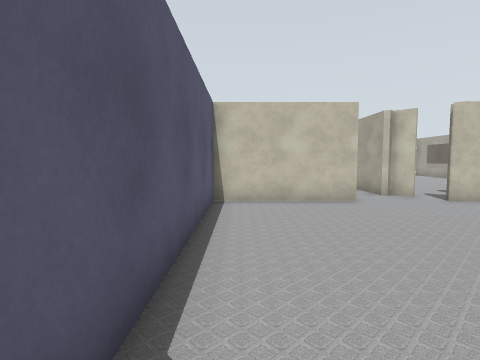
view 1 (above)

18 first-person views from a walk through a world built for the Gazebo simulator. The camera is 1.2 m above the floor, tilts 4° down and sees 80° across. The lines on the ground mark 1 m squares. The floor is counted in squares, 1 m on a side. Each view is taken from the middle of a square. On the plan, view 1 faces up. The plan holds only what a view shows up to about 12 squares ahead; the rest is blank. The place goes on beyond the plan. Some surface patterns are stand-ins.

view 2
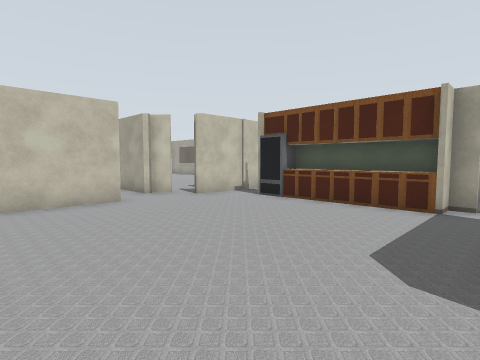

view 3
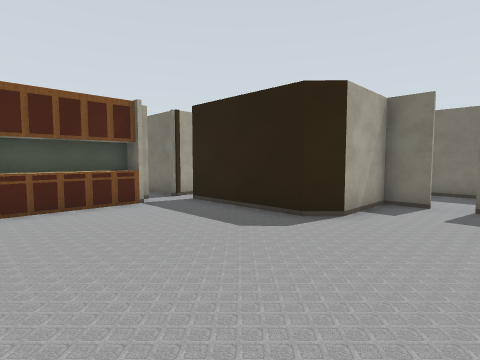

view 4
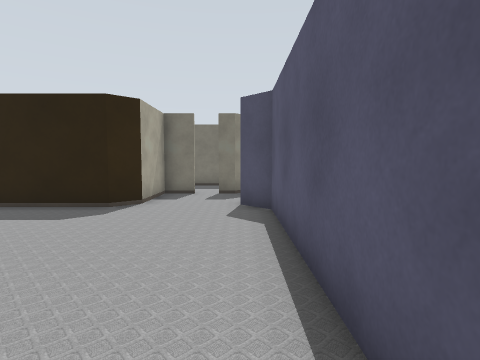

view 5
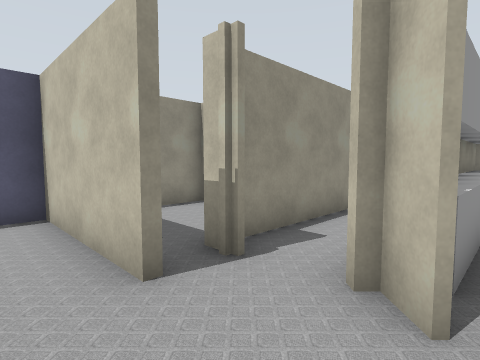

view 6
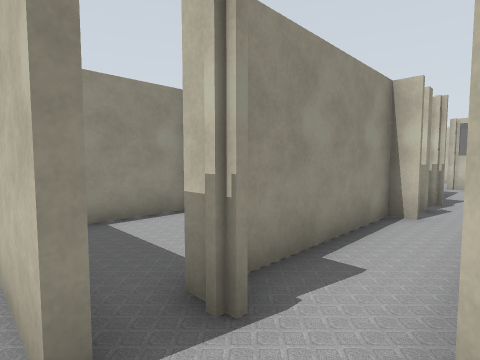

view 7
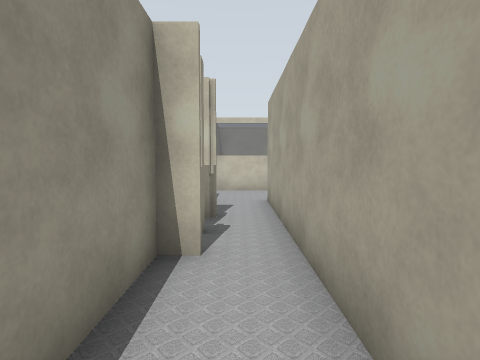

view 8
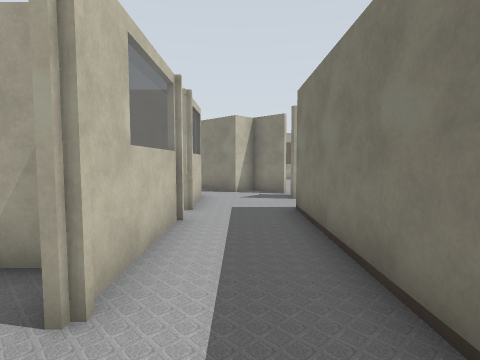

view 9
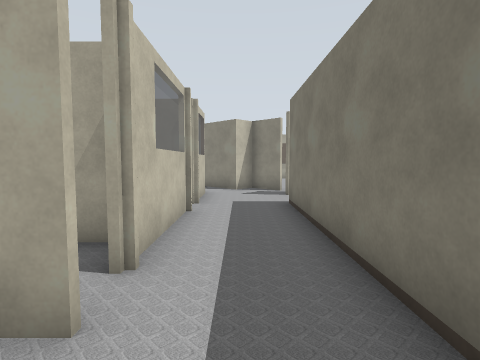

view 10
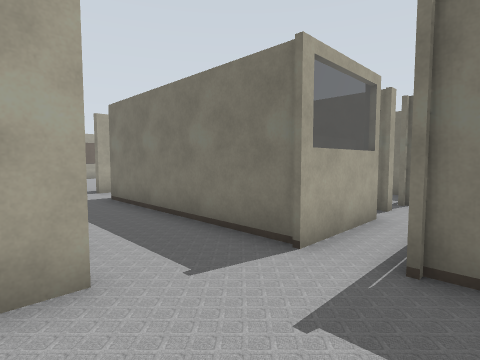

view 11
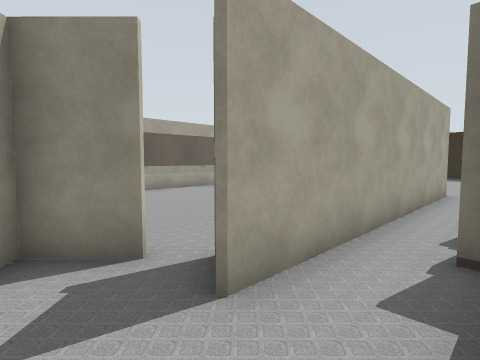

view 12
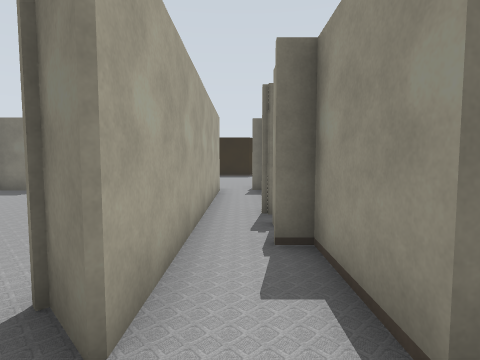

view 13
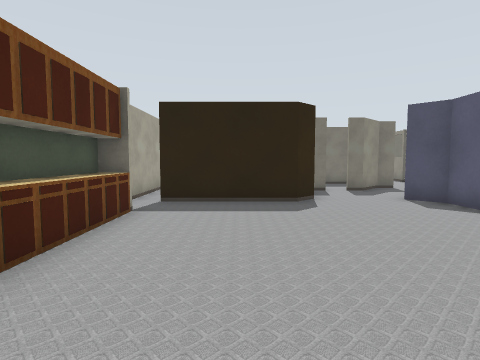

view 14
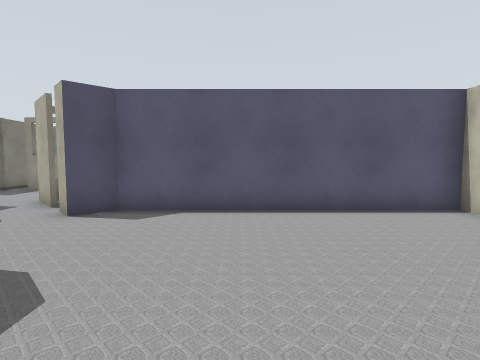

view 15
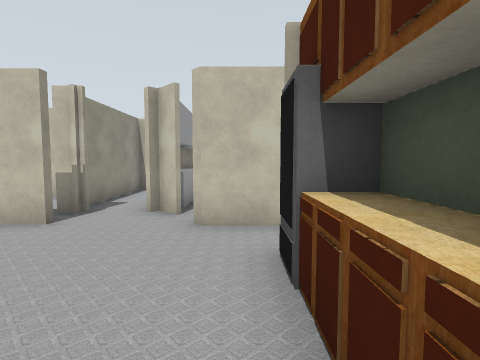

view 16
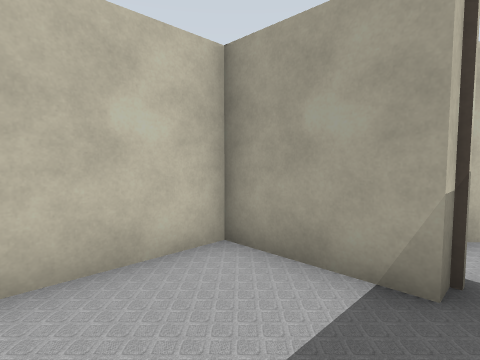

view 17
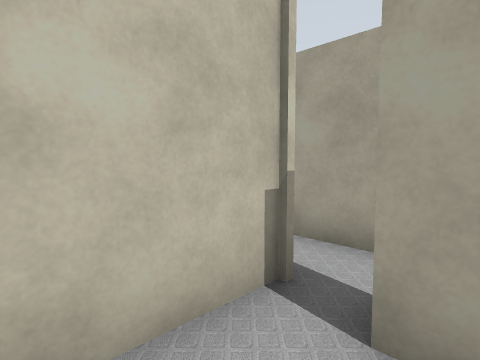

view 18
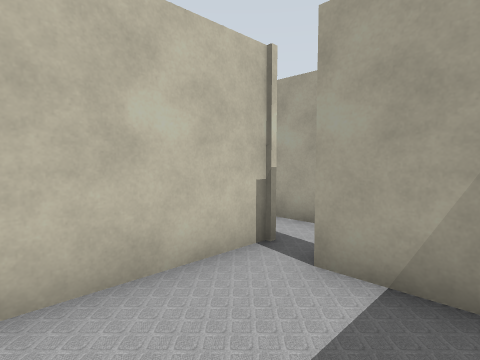

### Floor plan
Ten units are one square. View 1 is at (0, 0); x grows to the right and y downward. Boxes are objects, and circles mark ways between rooms. Rooms are numbered by the first view taken in them; rooms with no view inside come last. Other rooms are left out.
<svg viewBox="-63 -235 158 272">
<path fill="none" stroke="#000" d="M26 9 33 2 74 2M75 -13 75 -68M77 -13 77 -56M35 -83 -9 -83M83 -6 83 -56M-8 -80 -8 -1 0 7 -6 12M15 32 28 32 28 8M2 32 9 32M90 -83 62 -83M36 -169 31 -169M34 -160 34 -157 25 -157M36 -145 30 -145 30 -101M62 -193 73 -205 66 -212M54 -223 28 -223M19 -223 -21 -223M48 -96 48 -195 57 -186M36 -95 28 -95M56 -92 51 -97M-39 -196 30 -196 30 -170 36 -170M-31 -221 -31 -229M-58 -196 -51 -196M28 -95 28 -119M29 -122 -8 -122 -8 -80M25 -157 1 -157M28 -119 28 -148"/>
<circle cx="40" cy="-80" r="3" fill="#2a7"/>
<circle cx="-30" cy="-210" r="3" fill="#2a7"/>
<circle cx="30" cy="-90" r="3" fill="#2a7"/>
<circle cx="30" cy="-150" r="3" fill="#2a7"/>
<text x="30" y="-30">1</text>
<text x="40" y="-170">2</text>
<text x="-50" y="-230">3</text>
<text x="10" y="-100">4</text>
<text x="10" y="-140">5</text>
</svg>
Room 1 opens to room 2. Room 2 opens to room 3. Room 2 opens to room 4. Room 2 opens to room 5.

Where each view was taken, in squares from view 1:
view 1: 0 up, 0 right, facing up
view 2: 0 up, 0 right, facing up-right
view 3: 5 up, 0 right, facing down-right
view 4: 7 up, 0 right, facing down
view 5: 7 up, 6 right, facing up-left
view 6: 8 up, 5 right, facing up-left
view 7: 11 up, 4 right, facing up
view 8: 21 up, 4 left, facing right
view 9: 21 up, 5 left, facing right
view 10: 23 up, 6 left, facing down-right
view 11: 21 up, 3 right, facing down-right
view 12: 21 up, 4 right, facing down
view 13: 8 up, 5 right, facing down
view 14: 3 up, 6 right, facing left
view 15: 3 up, 7 right, facing up
view 16: 9 up, 0 right, facing up-right
view 17: 14 up, 1 right, facing up-right
view 18: 13 up, 0 right, facing up-right
